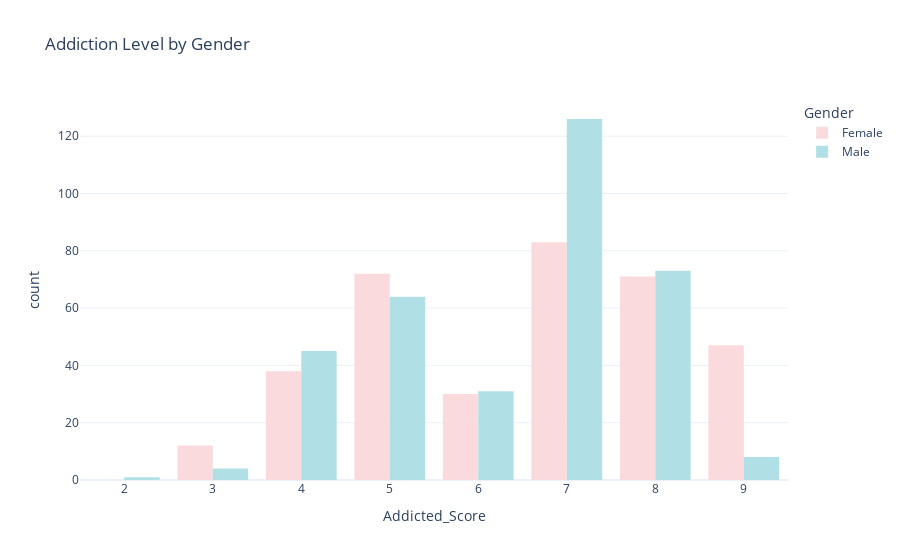

Notebook code for this chart:
### Markdown cell above
The chart shows that moderate to high addiction scores (particularly scores between 6 and 9) are the most common, indicating that a significant number of students experience notable levels of social media dependency. This donut chart, although not used in the final dashboard, provides insight into the overall distribution of social media addiction levels among students.

### Code cell
#3
fig = px.histogram(data, 
                   x='Addicted_Score',  # Correct column name
                   color='Gender',
                   barmode='group',
                   title='Addiction Level by Gender',
                   color_discrete_map={
        "Female": "#FADADD",  # Light pastel pink
        "Male": "#B0E0E6"     # Light pastel blue
    },
    template='plotly_white'
)
fig.show()

### Figure 1 — Plotly figure (JSON) as saved in the notebook; plotly's stock layout.template omitted (floating-point values rounded to 4 significant figures; data arrays with more than 128 entries replaced by an {"elided": "..."} marker saying what was removed)
{"data": [{"alignmentgroup": "True", "bingroup": "x", "hovertemplate": "Gender=Female<br>Addicted_Score=%{x}<br>count=%{y}<extra></extra>", "legendgroup": "Female", "marker": {"color": "#FADADD", "pattern": {"shape": ""}}, "name": "Female", "offsetgroup": "Female", "orientation": "v", "showlegend": true, "type": "histogram", "x": {"elided": "353 int values"}, "xaxis": "x", "yaxis": "y"}, {"alignmentgroup": "True", "bingroup": "x", "hovertemplate": "Gender=Male<br>Addicted_Score=%{x}<br>count=%{y}<extra></extra>", "legendgroup": "Male", "marker": {"color": "#B0E0E6", "pattern": {"shape": ""}}, "name": "Male", "offsetgroup": "Male", "orientation": "v", "showlegend": true, "type": "histogram", "x": {"elided": "352 int values"}, "xaxis": "x", "yaxis": "y"}], "layout": {"barmode": "group", "legend": {"title": {"text": "Gender"}, "tracegroupgap": 0}, "title": {"text": "Addiction Level by Gender"}, "xaxis": {"anchor": "y", "domain": [0, 1], "title": {"text": "Addicted_Score"}}, "yaxis": {"anchor": "x", "domain": [0, 1], "title": {"text": "count"}}}}
